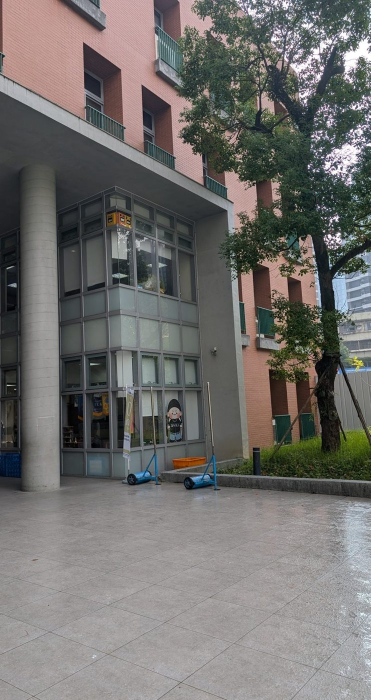
#> input picture campus-atlas/slice/assets/photo-src/chuantang_front_glassbox_col.jpg, 741 x 1400 px, given as the content of the folder ../../assets/photo-src/chuantang_front_glassbox_col.jpg, which was not available (shown at 1/2 size)
$ python seam_check.py ../../assets/photo-src/chuantang_front_glassbox_col.jpg ../../assets/photo-src/chuantang_looking_to_gate.jpg
#> lines starting #> are read from the running program, lines starting #| are printed output that depends on the picture; pictures that were not available may be replaced by others from this repository, and a replacement may not be noted
# 接縫檢查：比較「右邊緣↔左邊緣」「下邊緣↔上邊緣」的像素差，與影像內部相鄰行列差的比值（≈1 表示看不出接縫）；並輸出 2×2 拼貼圖。
# 用法：python3 tools/comfyui/seam_check.py DIR OUT_SHEET.jpg [--jpg-dir DIR2]   （DIR 內的 *.png 與 *.jpg）
import sys, os, glob, json
import numpy as np
from PIL import Image
D, SHEET = sys.argv[1], sys.argv[2]; JD = sys.argv[sys.argv.index('--jpg-dir') + 1] if '--jpg-dir' in sys.argv else None
res, tiles = {}, []
for f in sorted(glob.glob(os.path.join(D, '*.png')) + glob.glob(os.path.join(D, '*.jpg'))):
    a = np.asarray(Image.open(f).convert('RGB'), dtype=np.float32)
    inner = (np.abs(np.diff(a, axis=1)).mean() + np.abs(np.diff(a, axis=0)).mean()) / 2
#> inner = 8.96
    seam = (np.abs(a[:, 0] - a[:, -1]).mean() + np.abs(a[0] - a[-1]).mean()) / 2
#> seam = 51.9
    n = os.path.splitext(os.path.basename(f))[0]; res[n] = {'seamOverInner': round(float(seam / inner), 2)}
    t = Image.open(f).convert('RGB').resize((256, 256)); g = Image.new('RGB', (512, 512)); [g.paste(t, (x, y)) for x in (0, 256) for y in (0, 256)]; tiles.append(g)
#> after `t = Image.open(f).convert('RGB').resize((256, 256))`:
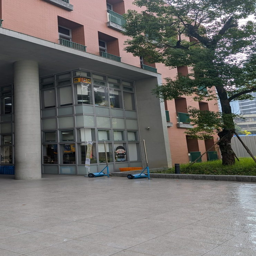
#> t: PIL image 256x256 RGB; mean R, G, B 112.8, 111, 108.6
#> after `g = Image.new('RGB', (512, 512))`: g: PIL image 512x512 RGB; every value is 0
#> after `[g.paste(t, (x, y)) for x in (0, 256) for y in (0, 256)]`:
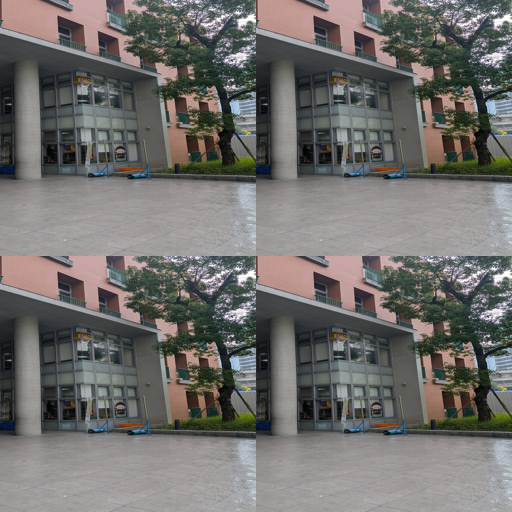
#> g: PIL image 512x512 RGB; mean R, G, B 112.8, 111, 108.6
    if JD: os.makedirs(JD, exist_ok=True); Image.open(f).convert('RGB').resize((512, 512), Image.LANCZOS).save(os.path.join(JD, n + '.jpg'), quality=85)
cols = 4; rows = (len(tiles) + cols - 1) // cols; S = Image.new('RGB', (cols * 512, rows * 512), 'white')
#> after `rows = (len(tiles) + cols - 1) // cols`: rows = 1
#> after `S = Image.new('RGB', (cols * 512, rows * 512), 'white')`: S: PIL image 2048x512 RGB; every value is 255
for i, t in enumerate(tiles): S.paste(t, ((i % cols) * 512, (i // cols) * 512))
#> this loop made 1 pass
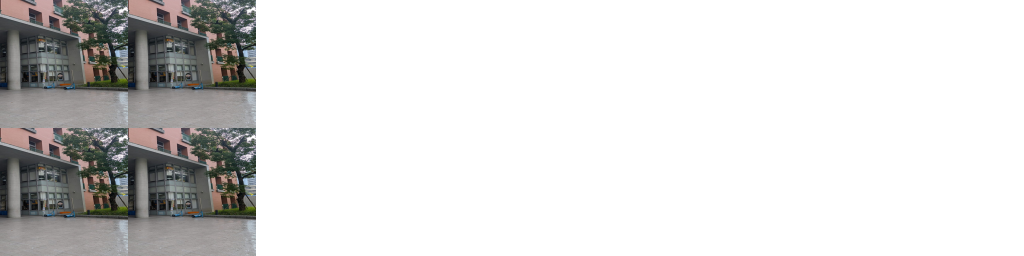
#> S: PIL image 2048x512 RGB (shown at 1/2 size); mean R, G, B 219.5, 219, 218.4
S.resize((cols * 256, rows * 256)).save(SHEET, quality=85); print(json.dumps(res, ensure_ascii=False))
#> after `S.resize((cols * 256, rows * 256)).save(SHEET, quality=85)`:
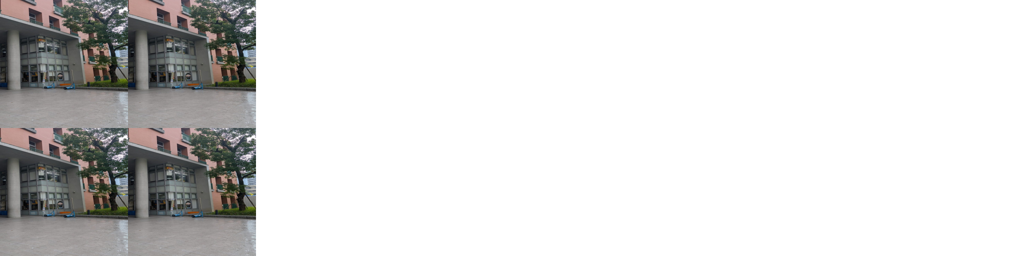
#> saved as chuantang_looking_to_gate.jpg: PIL image 1024x256 RGB; mean R, G, B 219.5, 219, 218.4
#| {"chuantang_front_glassbox_col": {"seamOverInner": 5.79}}

$ run again, on campus-atlas/slice/assets/photo-src/chuantang_looking_to_gate.jpg
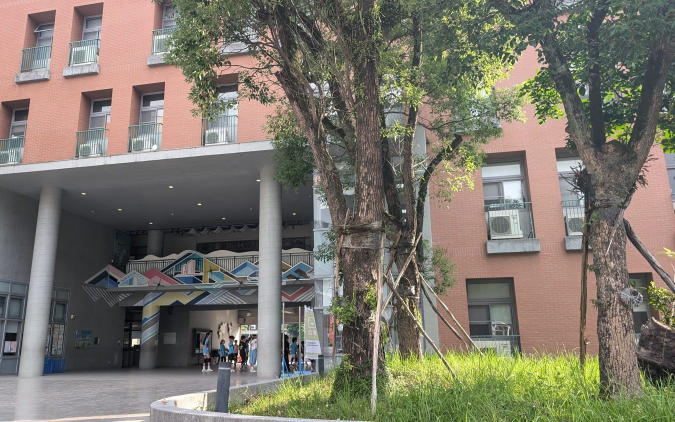
#> input picture campus-atlas/slice/assets/photo-src/chuantang_looking_to_gate.jpg, 1350 x 844 px, given as the content of the folder ../../assets/photo-src/chuantang_looking_to_gate.jpg, which was not available (shown at 1/2 size)
#> inner = 12.93
#> seam = 59.95
#> g: PIL image 512x512 RGB; every value is 0
#> `[g.paste(t, (x, y)) for x in (0, 256) for y in (0, 256)]`:
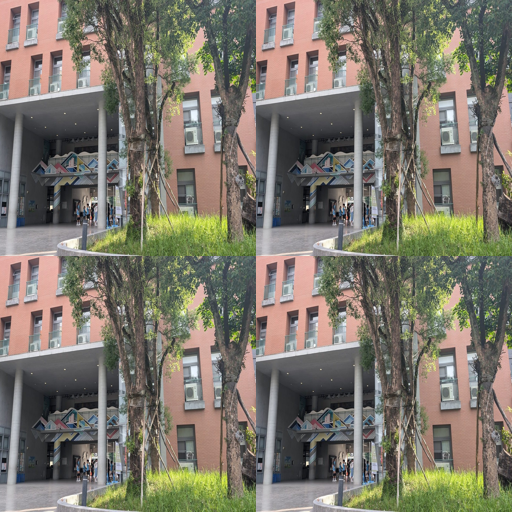
#> g: PIL image 512x512 RGB; mean R, G, B 123.3, 118.4, 106.7
#> rows = 1
#> the loop `for i, t in enumerate(tiles): S.paste(t, ((i % cols) * 512, (i // cols..` made 1 pass
#> `S.resize((cols * 256, rows * 256)).save(SHEET, quality=85)`:
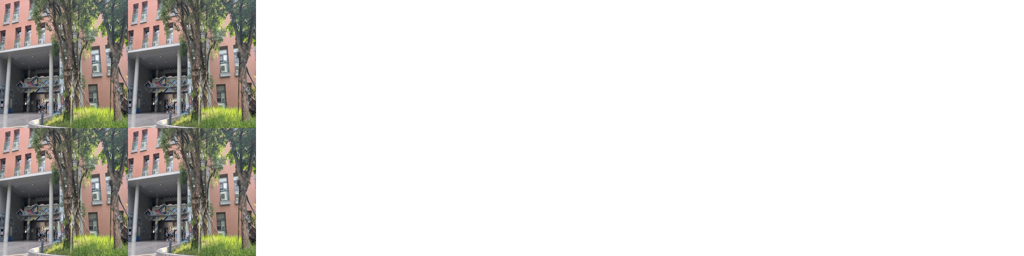
#> saved as chuantang_looking_to_gate.jpg: PIL image 1024x256 RGB; mean R, G, B 222.1, 220.9, 217.9
#| {"chuantang_looking_to_gate": {"seamOverInner": 4.64}}

$ run again, on campus-atlas/slice/assets/photo-src/computer_room.jpg
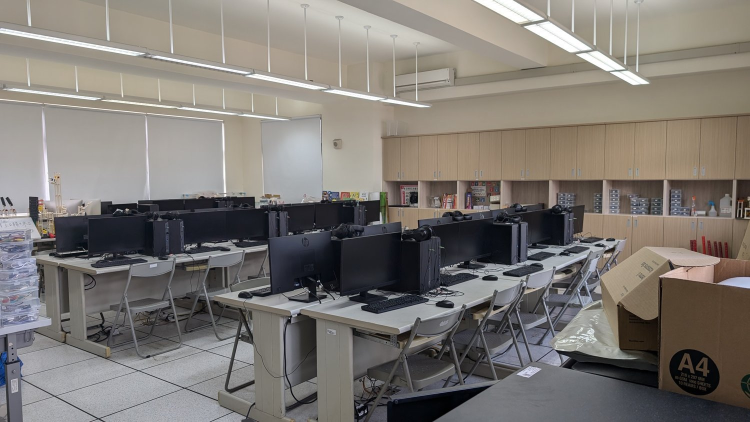
#> input picture campus-atlas/slice/assets/photo-src/computer_room.jpg, 1500 x 844 px, given as the content of the folder ../../assets/photo-src/computer_room.jpg, which was not available (shown at 1/2 size)
#> inner = 4.7
#> seam = 65.43
#> g: PIL image 512x512 RGB; every value is 0
#> `[g.paste(t, (x, y)) for x in (0, 256) for y in (0, 256)]`:
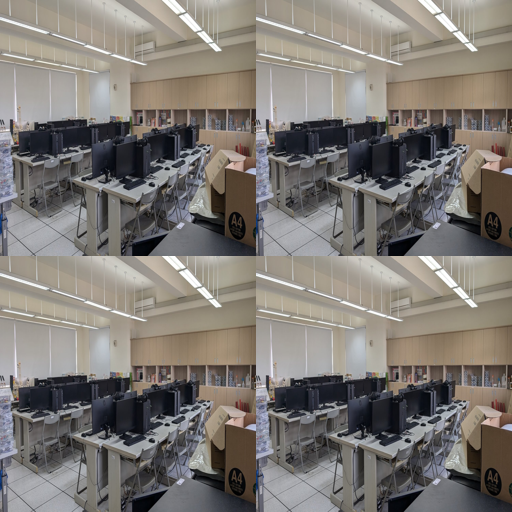
#> g: PIL image 512x512 RGB; mean R, G, B 125.4, 120.5, 115.5
#> rows = 1
#> the loop `for i, t in enumerate(tiles): S.paste(t, ((i % cols) * 512, (i // cols..` made 1 pass
#> `S.resize((cols * 256, rows * 256)).save(SHEET, quality=85)`:
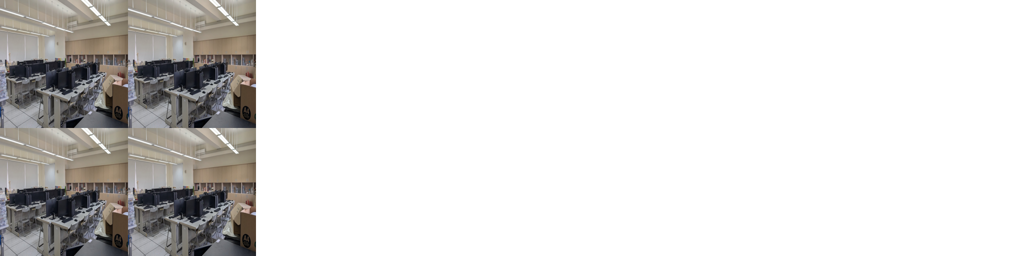
#> saved as computer_room.jpg: PIL image 1024x256 RGB; mean R, G, B 222.6, 221.4, 220.1
#| {"computer_room": {"seamOverInner": 13.92}}
